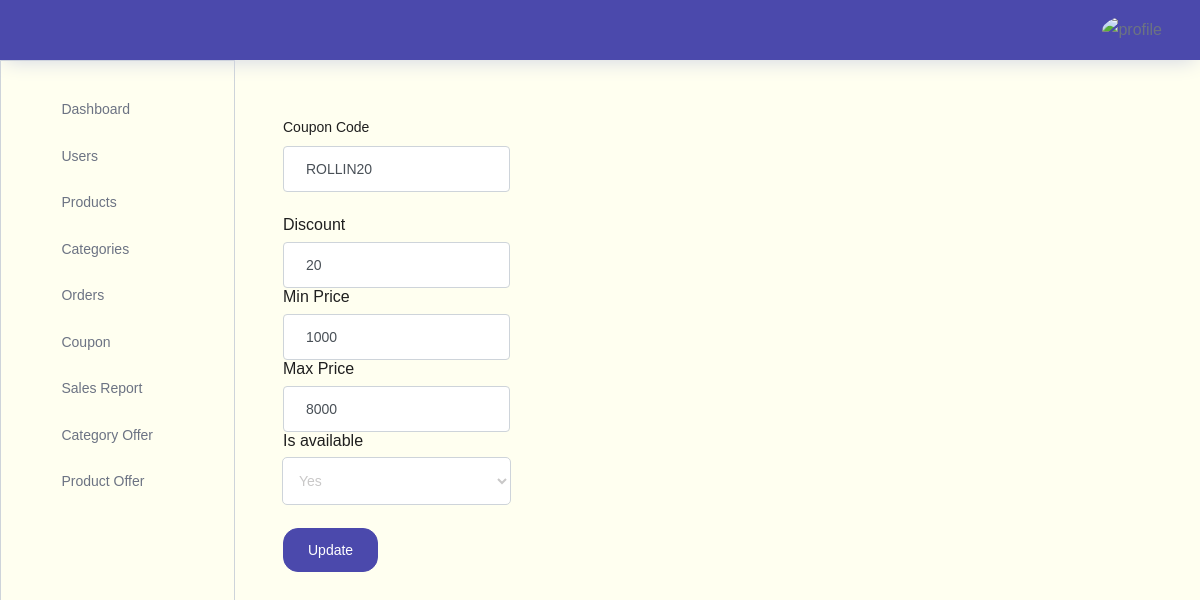
Page /storeadmin/editcoupon/12 on the committed database.
### store/models.py (models this page shows)
class Coupon(models.Model):
    code=models.CharField(max_length=200,unique=True)
    discount_percentage=models.PositiveIntegerField()
    minprice=models.PositiveIntegerField()
    maxprice=models.PositiveIntegerField()
    isavailable=models.BooleanField(default=True)

### storeadmin/views.py (the view, shortened to what this page needs)
# urls.py: path("editcoupon/<int:couponid>",views.editcoupon,name="editcoupon"),
def editcoupon(request,couponid):
    couponobj=Coupon.objects.get(id=couponid)
    context={"couponobj":couponobj}
    return render(request,"storeadmin/coupons/editcoupon.html",context)

### storeadmin/templates/storeadmin/coupons/editcoupon.html (shortened to what this page needs)
{% extends 'storeadmin/index.html' %}
{% block content %}
<form class="p-5" method="POST" action="" enctype="multipart/form-data"> {% csrf_token %}
    <div class="form-group mt-2">
      <label for="username">Coupon Code </label>
      <input value="{{couponobj.code}}" name="code" type="text" class="form-control" id="username" placeholder="Enter username">
    </div>
      <div>
        <label for="username">Discount</label>
      <input value="{{couponobj.discount_percentage}}" name="discount_percentage" type="text" class="form-control" id="username" placeholder="Enter username">
      </div>
      <div>
        <label for="username">Min Price</label>
      <input value="{{couponobj.minprice}}" name="minprice" type="number" class="form-control" id="username" placeholder="Enter username">
      </div>
      <div>
        <label for="username">Max Price</label>
      <input value="{{couponobj.maxprice}}" name="maxprice" type="number" class="form-control" id="username" placeholder="Enter username">
      </div>
      <div>
        <label for="username">Is available</label>
        <select class="form-control" name="isavailable" id="">
            <option value="Yes">Yes</option>
          </select>
      </div>
      <div>
        <button type="submit" class="btn btn-primary mt-4">Update</button>
    </div>
    </div>
{% endblock content %}

### rows in the picture
Coupon: code "ROLLIN20", discount_percentage "20", minprice "1000", maxprice "8000"
